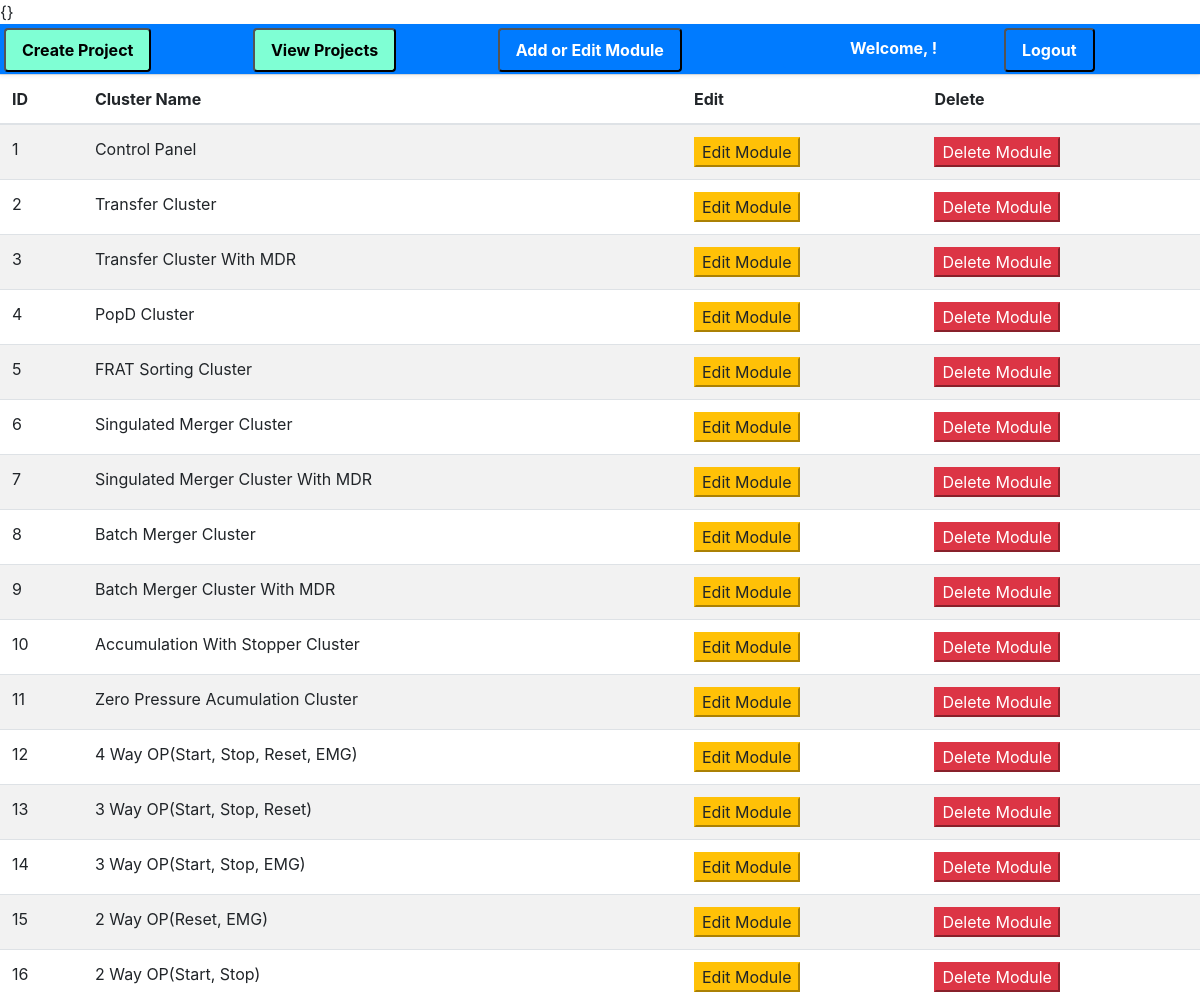
Before: /module_list/ (signed in, upper part) with the older database file.
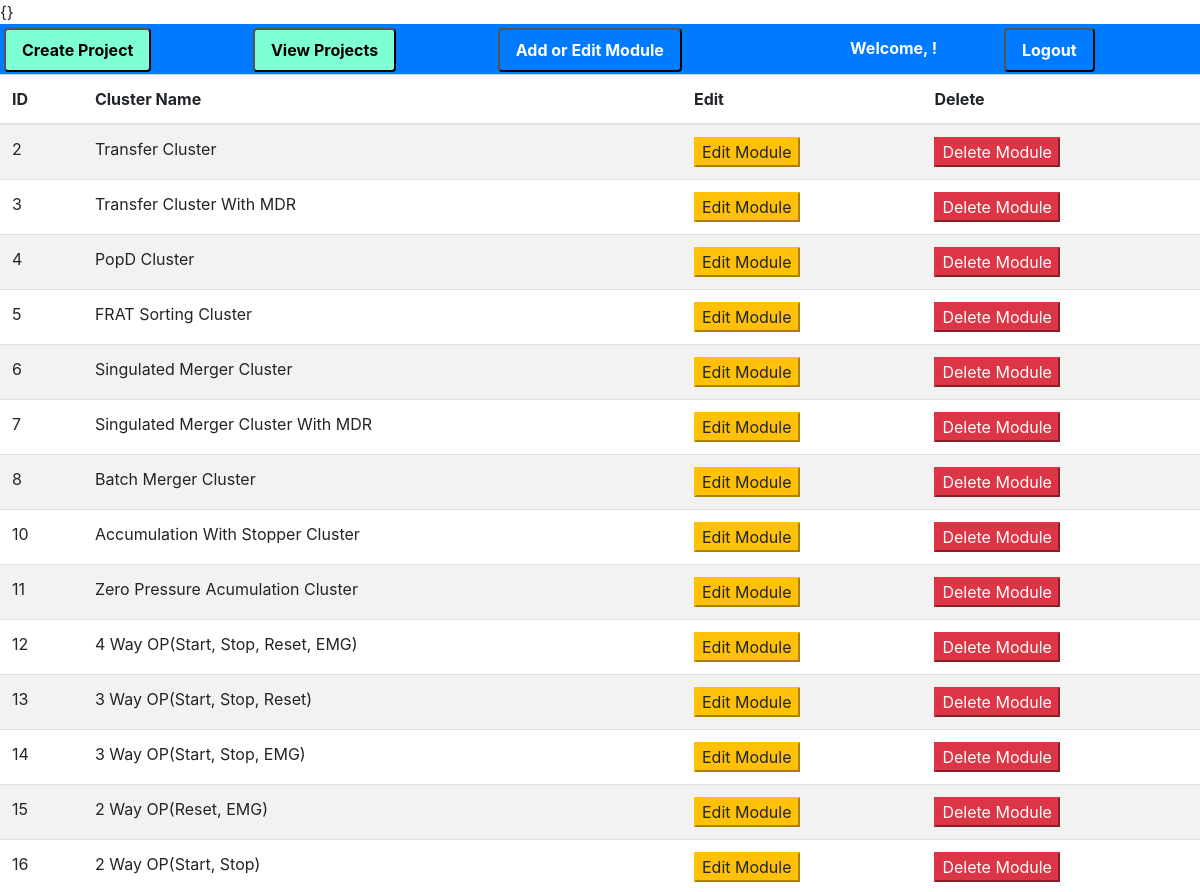
After: the same page with the newer database file.
### iol/models.py (models this page shows, shortened)
class Module(models.Model):
    module = models.CharField(max_length=50)

### iol/views.py (the view)
# urls.py: path('module_list/', ModuleListView.as_view(), name='module_list'),
class ModuleListView(LoginRequiredMixin, TemplateView):
    template_name = 'update_data/update_module.html'
    def get_context_data(self, **kwargs):
        context = super().get_context_data(**kwargs)
        modules = Module.objects.all()
        serializer = ModuleSerializer(modules, many = True)
        context["modules"] = serializer.data
        return context

### templates/update_data/update_module.html (shortened to what this page needs)
{% extends "base/base.html" %}
{% block styles %}
}
{% endblock %}
{% block content %}
  <div>
  <table class="table table-striped">
    <thead>
      <tr>
            <th>ID</th>
            <th>Cluster Name</th>
            <th>Edit</th>
            <th>Delete</th>
          </tr>
        </thead>
        <tbody>
          {% for module in modules %}
          <tr>
            <td>{{ module.id }}</td>
            <td class="Cluster"   >{{ module.module }}</a>
            </td>
            <td>
              <button class="button btn-warning"
              onclick= "location.href='{% url 'module_edit' id=module.id %}'"> Edit Module</button>
          </td>
            <td>
                <button class="button btn-danger"
                data-confirm="Are you sure you want to delete this module?"
                onclick= "location.href='{% url 'module_delete' id=module.id %}'">Delete Module</button>
            </td>
          </tr>
          {% endfor %}
        </tbody>
      </table>
    </div>
  {% endblock %}

Changed rows visible on the page:
removed Module: module "Control Panel"
removed Module: module "Batch Merger Cluster With MDR"
Other visible differences:
list line gone: "1 Edit Module Delete Module"
list line gone: "9 Edit Module Delete Module"
